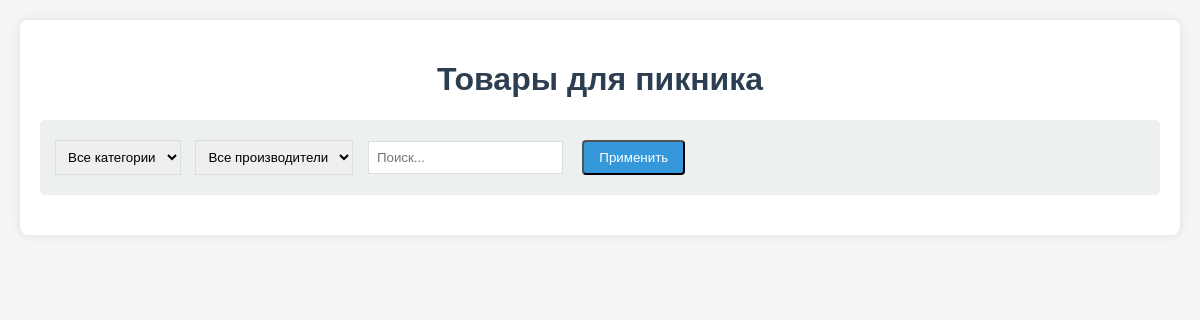
The app's page /picnic_shop/catalog/, older data.
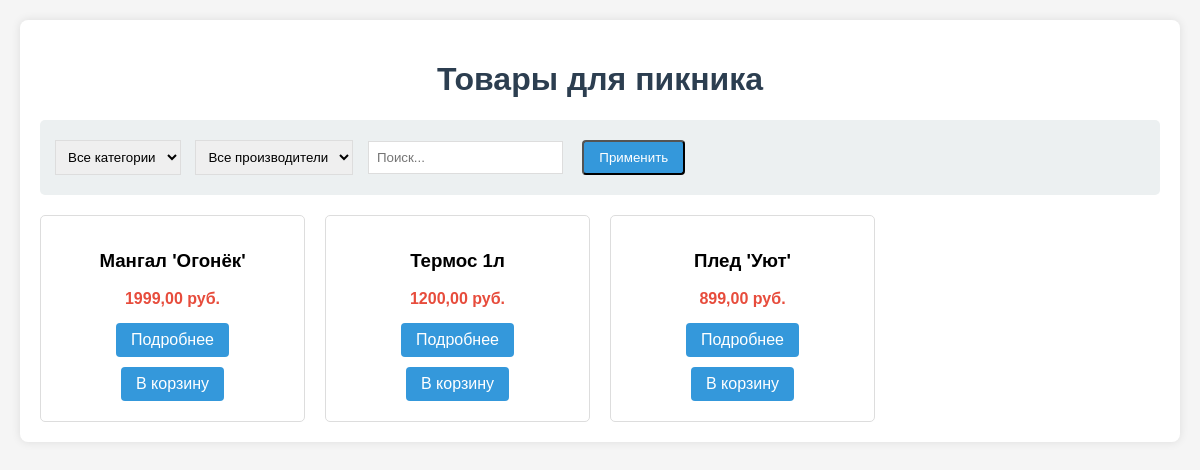
The same page, newer data.
### picnic_shop/models.py (models this page shows, shortened)
class Product(models.Model):
    name = models.CharField(max_length=200, verbose_name="Название")
    description = models.TextField(verbose_name="Описание")
    image = models.ImageField(upload_to="products/", verbose_name="Фото товара")
    price = models.DecimalField(
        max_digits=10,
        decimal_places=2,
        validators=[MinValueValidator(0)],
        verbose_name="Цена"
    )
    stock = models.IntegerField(
        validators=[MinValueValidator(0)],
        verbose_name="Количество на складе"
    )
    category = models.ForeignKey(
        Category,
        on_delete=models.CASCADE,
        verbose_name="Категория"
    )
    manufacturer = models.ForeignKey(
        Manufacturer,
        on_delete=models.CASCADE,
        verbose_name="Производитель"
    )
    class Meta:
        verbose_name = "Товар"
        verbose_name_plural = "Товары"

### picnic_shop/views.py (the view)
# urls.py: path('catalog/', views.product_list, name='product_list'),
def product_list(request):
    products = Product.objects.all()
    category = request.GET.get('category')
    manufacturer = request.GET.get('manufacturer')
    if category:
        products = products.filter(category__name=category)
    if manufacturer:
        products = products.filter(manufacturer__name=manufacturer)
    search_query = request.GET.get('search')
    if search_query:
        products = products.filter(
            Q(name__icontains=search_query) |
            Q(description__icontains=search_query)
        )
    return render(request, 'shop/product_list.html', {'products': products})

### picnic_shop/templates/shop/product_list.html (shortened to what this page needs)
<!DOCTYPE html>
<html>
<head>
</head>
<body>
    <div class="container">
        <h1>Товары для пикника</h1>
        <div class="filters">
            <form method="get">
                <select name="category">
                    <option value="">Все категории</option>
                </select>
                <select name="manufacturer">
                    <option value="">Все производители</option>
                </select>
                <input type="text" name="search" placeholder="Поиск...">
                <button type="submit" class="btn">Применить</button>
            </form>
        </div>
        <div class="product-grid">
            {% for product in products %}
                <div class="product-card">
                    <h3>{{ product.name }}</h3>
                    <div class="price">{{ product.price }} руб.</div>
                    <a href="{% url 'product_detail' product.id %}" class="btn">Подробнее</a>
                    <a href="{% url 'add_to_cart' product.id %}" class="btn">В корзину</a>
                </div>
            {% endfor %}
        </div>
    </div>
</body>
</html>

### picnic_shop/templates/shop/product_list.html (style rules this page uses)
body { font-family: Arial, sans-serif; margin: 0; padding: 20px; background-color: #f5f5f5; }
.container { max-width: 1200px; margin: 0 auto; background: white; padding: 20px; border-radius: 8px; box-shadow: 0 0 10px rgba(0,0,0,0.1); }
h1 { color: #2c3e50; text-align: center; }
.filters { background: #ecf0f1; padding: 15px; border-radius: 5px; margin-bottom: 20px; }
.filters select, .filters input { padding: 8px; margin-right: 10px; border: 1px solid #ddd; }
.product-grid { display: grid; grid-template-columns: repeat(auto-fill, minmax(250px, 1fr)); gap: 20px; }
.product-card { border: 1px solid #ddd; padding: 15px; border-radius: 5px; text-align: center; transition: transform 0.2s; }
.price { font-weight: bold; color: #e74c3c; margin: 10px 0; }
.btn { display: inline-block; padding: 8px 15px; background: #3498db; color: white; border-radius: 4px; margin: 5px; text-decoration: none; }

Row changes from the older to the newer data that the page shows:
added Product: name "Мангал 'Огонёк'", price "1999,00"
added Product: name "Термос 1л", price "1200,00"
added Product: name "Плед 'Уют'", price "899,00"
